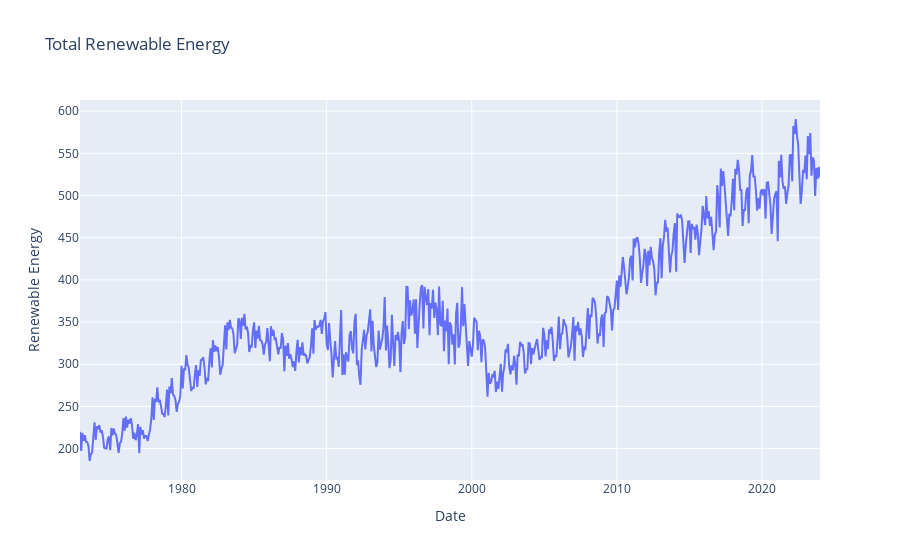

Source (notebook cell):
### Code cell
import plotly.graph_objects as go

fig = go.Figure()
fig.add_trace(go.Scatter(x=ts['dt'], y=ts['Total Renewable Energy'], mode='lines', name='Avg Temp'))
# fig.add_trace(go.Scatter(x=ts['dt'], y=ts['LandAverageTemperatureUncertainty'], mode='lines', name='Uncertainty'))
fig.update_layout(title='Total Renewable Energy', xaxis_title='Date', yaxis_title='Renewable Energy')
fig.show()

### Figure 1 — Plotly figure (JSON) as saved in the notebook; plotly's stock layout.template omitted (floating-point values rounded to 4 significant figures; data arrays with more than 128 entries replaced by an {"elided": "..."} marker saying what was removed)
{"data": [{"mode": "lines", "name": "Avg Temp", "type": "scatter", "x": {"elided": "613 str values"}, "y": {"elided": "613 float values"}}], "layout": {"title": {"text": "Total Renewable Energy"}, "xaxis": {"title": {"text": "Date"}}, "yaxis": {"title": {"text": "Renewable Energy"}}}}
